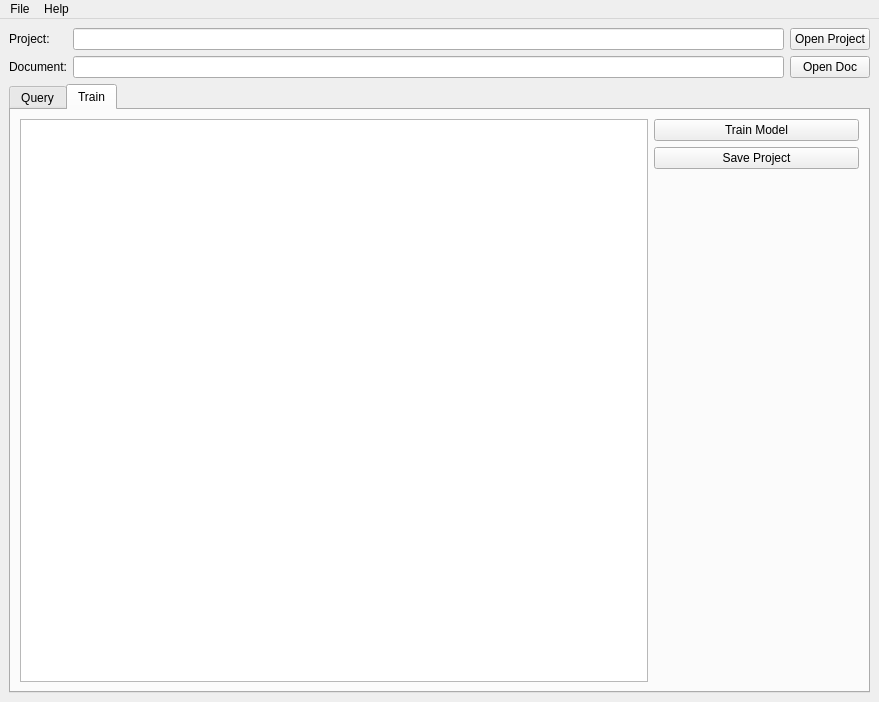
<?xml version="1.0" encoding="UTF-8"?>
<ui version="4.0">
 <class>MainWindow</class>
 <widget class="QMainWindow" name="MainWindow">
  <property name="enabled">
   <bool>true</bool>
  </property>
  <property name="geometry">
   <rect>
    <x>0</x>
    <y>0</y>
    <width>879</width>
    <height>702</height>
   </rect>
  </property>
  <property name="sizePolicy">
   <sizepolicy hsizetype="Preferred" vsizetype="Preferred">
    <horstretch>5</horstretch>
    <verstretch>0</verstretch>
   </sizepolicy>
  </property>
  <property name="minimumSize">
   <size>
    <width>531</width>
    <height>366</height>
   </size>
  </property>
  <property name="font">
   <font>
    <weight>50</weight>
    <bold>false</bold>
   </font>
  </property>
  <property name="windowTitle">
   <string>MainWindow</string>
  </property>
  <property name="autoFillBackground">
   <bool>false</bool>
  </property>
  <widget class="QWidget" name="centralwidget">
   <property name="enabled">
    <bool>true</bool>
   </property>
   <property name="sizePolicy">
    <sizepolicy hsizetype="Expanding" vsizetype="Expanding">
     <horstretch>0</horstretch>
     <verstretch>0</verstretch>
    </sizepolicy>
   </property>
   <layout class="QGridLayout" name="gridLayout_2">
    <item row="0" column="2">
     <widget class="QPushButton" name="open_project_button">
      <property name="enabled">
       <bool>true</bool>
      </property>
      <property name="sizePolicy">
       <sizepolicy hsizetype="Minimum" vsizetype="Fixed">
        <horstretch>0</horstretch>
        <verstretch>0</verstretch>
       </sizepolicy>
      </property>
      <property name="maximumSize">
       <size>
        <width>16777215</width>
        <height>16777215</height>
       </size>
      </property>
      <property name="text">
       <string>Open Project</string>
      </property>
      <property name="autoDefault">
       <bool>true</bool>
      </property>
      <property name="default">
       <bool>false</bool>
      </property>
      <property name="flat">
       <bool>false</bool>
      </property>
     </widget>
    </item>
    <item row="0" column="0">
     <widget class="QLabel" name="project_label">
      <property name="maximumSize">
       <size>
        <width>70</width>
        <height>16777215</height>
       </size>
      </property>
      <property name="text">
       <string>Project: </string>
      </property>
     </widget>
    </item>
    <item row="0" column="1">
     <widget class="QLineEdit" name="input_line_edit_project">
      <property name="sizePolicy">
       <sizepolicy hsizetype="Preferred" vsizetype="Fixed">
        <horstretch>10</horstretch>
        <verstretch>0</verstretch>
       </sizepolicy>
      </property>
      <property name="maximumSize">
       <size>
        <width>16777215</width>
        <height>16777215</height>
       </size>
      </property>
      <property name="layoutDirection">
       <enum>Qt::RightToLeft</enum>
      </property>
     </widget>
    </item>
    <item row="1" column="1">
     <widget class="QLineEdit" name="input_line_edit_doc">
      <property name="sizePolicy">
       <sizepolicy hsizetype="Preferred" vsizetype="Fixed">
        <horstretch>10</horstretch>
        <verstretch>0</verstretch>
       </sizepolicy>
      </property>
      <property name="maximumSize">
       <size>
        <width>16777215</width>
        <height>16777215</height>
       </size>
      </property>
      <property name="layoutDirection">
       <enum>Qt::RightToLeft</enum>
      </property>
     </widget>
    </item>
    <item row="1" column="0">
     <widget class="QLabel" name="document_label">
      <property name="maximumSize">
       <size>
        <width>70</width>
        <height>16777215</height>
       </size>
      </property>
      <property name="text">
       <string>Document:</string>
      </property>
     </widget>
    </item>
    <item row="1" column="2">
     <widget class="QPushButton" name="open_doc_button">
      <property name="enabled">
       <bool>true</bool>
      </property>
      <property name="sizePolicy">
       <sizepolicy hsizetype="Minimum" vsizetype="Fixed">
        <horstretch>0</horstretch>
        <verstretch>0</verstretch>
       </sizepolicy>
      </property>
      <property name="maximumSize">
       <size>
        <width>16777215</width>
        <height>16777215</height>
       </size>
      </property>
      <property name="text">
       <string>Open Doc</string>
      </property>
      <property name="autoDefault">
       <bool>true</bool>
      </property>
      <property name="default">
       <bool>false</bool>
      </property>
      <property name="flat">
       <bool>false</bool>
      </property>
     </widget>
    </item>
    <item row="2" column="0" colspan="3">
     <widget class="QTabWidget" name="tabwidget">
      <property name="currentIndex">
       <number>1</number>
      </property>
      <widget class="QWidget" name="query_tab">
       <attribute name="title">
        <string>Query</string>
       </attribute>
       <layout class="QGridLayout" name="gridLayout">
        <item row="3" column="0" rowspan="2" colspan="2">
         <widget class="QTextEdit" name="textOutput">
          <property name="font">
           <font>
            <family>Calibri</family>
            <pointsize>11</pointsize>
           </font>
          </property>
         </widget>
        </item>
        <item row="3" column="3">
         <widget class="QPushButton" name="run_query_button">
          <property name="enabled">
           <bool>true</bool>
          </property>
          <property name="sizePolicy">
           <sizepolicy hsizetype="Minimum" vsizetype="Fixed">
            <horstretch>0</horstretch>
            <verstretch>0</verstretch>
           </sizepolicy>
          </property>
          <property name="maximumSize">
           <size>
            <width>160</width>
            <height>16777215</height>
           </size>
          </property>
          <property name="toolTip">
           <string>Calculate post-edit distance score</string>
          </property>
          <property name="text">
           <string>Run Query</string>
          </property>
         </widget>
        </item>
       </layout>
      </widget>
      <widget class="QWidget" name="train_tab">
       <attribute name="title">
        <string>Train</string>
       </attribute>
       <layout class="QGridLayout" name="gridLayout_5">
        <item row="2" column="0" rowspan="3" colspan="3">
         <widget class="QTextEdit" name="textOutput_train">
          <property name="font">
           <font>
            <family>Calibri</family>
            <pointsize>11</pointsize>
           </font>
          </property>
         </widget>
        </item>
        <item row="2" column="3">
         <widget class="QPushButton" name="train_model_button">
          <property name="enabled">
           <bool>true</bool>
          </property>
          <property name="maximumSize">
           <size>
            <width>16777215</width>
            <height>16777215</height>
           </size>
          </property>
          <property name="toolTip">
           <string>Calculate post-edit distance score</string>
          </property>
          <property name="text">
           <string>Train Model</string>
          </property>
         </widget>
        </item>
        <item row="3" column="3">
         <widget class="QPushButton" name="save_project_button">
          <property name="text">
           <string>Save Project</string>
          </property>
         </widget>
        </item>
       </layout>
      </widget>
     </widget>
    </item>
   </layout>
  </widget>
  <widget class="QMenuBar" name="menubar">
   <property name="geometry">
    <rect>
     <x>0</x>
     <y>0</y>
     <width>879</width>
     <height>21</height>
    </rect>
   </property>
   <widget class="QMenu" name="menuFile">
    <property name="title">
     <string>File</string>
    </property>
    <addaction name="actionOpen_Project"/>
    <addaction name="separator"/>
    <addaction name="actionSave_as"/>
    <addaction name="separator"/>
    <addaction name="actionExit"/>
   </widget>
   <widget class="QMenu" name="menuHelp">
    <property name="title">
     <string>Help</string>
    </property>
    <addaction name="actionHowTo"/>
    <addaction name="actionAbout"/>
   </widget>
   <addaction name="menuFile"/>
   <addaction name="menuHelp"/>
  </widget>
  <action name="actionOpen_Project">
   <property name="text">
    <string>Open Project...</string>
   </property>
   <property name="shortcut">
    <string>Ctrl+O</string>
   </property>
  </action>
  <action name="actionSave_as">
   <property name="text">
    <string>Save as...</string>
   </property>
   <property name="shortcut">
    <string>Ctrl+S</string>
   </property>
  </action>
  <action name="actionExit">
   <property name="text">
    <string>Exit</string>
   </property>
  </action>
  <action name="actionHowTo">
   <property name="text">
    <string>HowTo</string>
   </property>
  </action>
  <action name="actionAbout">
   <property name="text">
    <string>About</string>
   </property>
  </action>
 </widget>
 <resources/>
 <connections/>
</ui>
